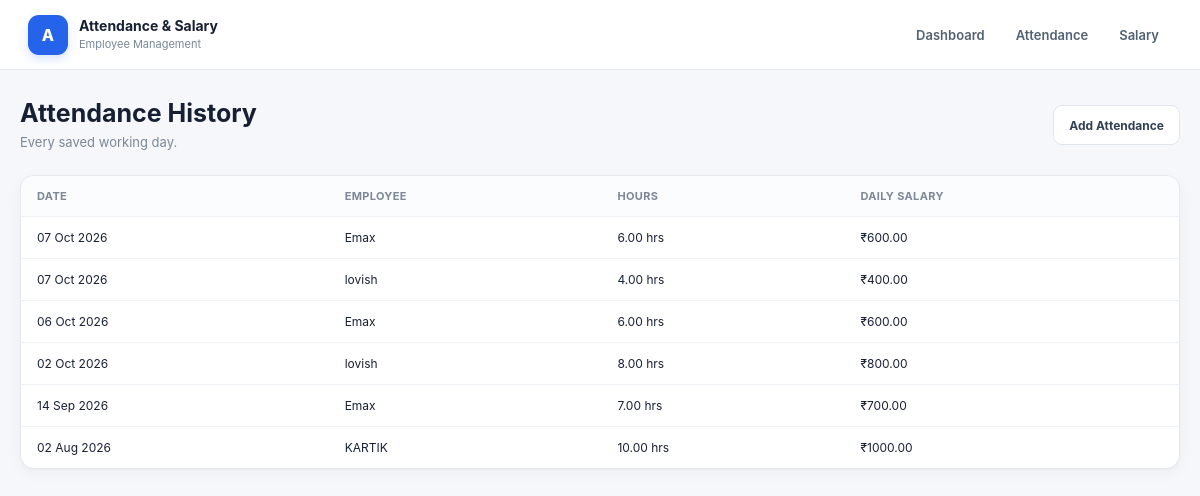
Page /attendance/history/ on the committed database.
### attendance/models.py (models this page shows, shortened)
class Attendance(models.Model):
    PAYMENT_STATUS_CHOICES = [
        ("pending", "Unpaid"),
        ("paid", "Paid"),
    ]
    employee = models.ForeignKey(
        Employee,
        on_delete=models.CASCADE,
        related_name="attendances"
    )
    date = models.DateField()
    hours_worked = models.DecimalField(
        max_digits=5,
        decimal_places=2
    )
    payment_status = models.CharField(
        max_length=10,
        choices=PAYMENT_STATUS_CHOICES,
        default="pending"
    )
    payment_date = models.DateField(
        null=True,
        blank=True
    )
    created_at = models.DateTimeField(
        auto_now_add=True
    )
    class Meta:
        constraints = [
            models.UniqueConstraint(
                fields=["employee", "date"],
                name="unique_employee_attendance_date"
            )
        ]
        ordering = ["-date"]
    @property
    def daily_salary(self):
        return self.hours_worked * self.employee.hourly_rate

class Employee(models.Model):
    STATUS_CHOICES = [
        ("active", "Active"),
        ("inactive", "Inactive"),
    ]
    employee_id = models.CharField(
        max_length=20,
        unique=True
    )
    name = models.CharField(
        max_length=100
    )
    phone = models.CharField(
        max_length=15
    )
    designation = models.CharField(
        max_length=100,
        blank=True
    )
    email = models.EmailField(
        blank=True
    )
    address = models.CharField(
        max_length=255,
        blank=True
    )
    joining_date = models.DateField()
    hourly_rate = models.DecimalField(
        max_digits=10,
        decimal_places=2
    )
    status = models.CharField(
        max_length=10,
        choices=STATUS_CHOICES,
        default="active"
    )
    created_at = models.DateTimeField(
        auto_now_add=True
    )
    updated_at = models.DateTimeField(
        auto_now=True
    )

### attendance/views.py (the view)
def attendance_history(request):
    records = Attendance.objects.select_related(
        "employee"
    ).order_by(
        "-date",
        "employee__name"
    )
    return render(
        request,
        "attendance/attendance_history.html",
        {
            "records": records
        }
    )

### attendance/templates/attendance/attendance_history.html (shortened to what this page needs)
{% extends "attendance/base.html" %}
{% block content %}
<div class="page-heading"><div><h2>Attendance History</h2><p>Every saved working day.</p></div><a class="btn btn-light" href="{% url 'attendance' %}">Add Attendance</a></div>
<div class="card"><div class="table-wrapper"><table class="responsive-table"><thead><tr><th>Date</th><th>Employee</th><th>Hours</th><th>Daily Salary</th></tr></thead><tbody>{% for r in records %}<tr><td data-label="Date">{{ r.date|date:"d M Y" }}</td><td data-label="Employee">{{ r.employee.name }}</td><td data-label="Hours">{{ r.hours_worked }} hrs</td><td data-label="Daily Salary">₹{{ r.daily_salary|floatformat:2 }}</td></tr>{% empty %}<tr class="empty-row"><td colspan="4">No attendance records.</td></tr>{% endfor %}</tbody></table></div></div>
{% endblock %}

### attendance/templates/attendance/base.html (shortened to what this page needs)
{% load static %}
<!doctype html>
<html lang="en">
<head>
<link rel="stylesheet" href="{% static 'attendance/style.css' %}">
</head>
<body>
<header class="topbar">
    <div class="brand">
        <span class="brand-mark">A</span>
        <div class="brand-text">
            <b>Attendance & Salary</b>
            <small>Employee Management</small>
        </div>
    </div>
    <nav class="desktop-nav">
        <a href="{% url 'dashboard' %}">
            Dashboard
        </a>
        <a href="{% url 'attendance' %}">
            Attendance
        </a>
        <a href="{% url 'salary' %}">
            Salary
        </a>
    </nav>
</header>
<main class="container">
    {% block content %}{% endblock %}
</main>
</body>
</html>

### attendance/static/attendance/style.css (style rules this page uses)
* { box-sizing: border-box; }
html { scroll-behavior: smooth; }
body { margin: 0; padding: 0; background: #f5f7fa; color: #172033; font-family: Inter, "Segoe UI", Arial, sans-serif; -webkit-font-smoothing: antialiased; padding-bottom: 0; }
.topbar { height: 70px; background: rgba(255, 255, 255, 0.96); border-bottom: 1px solid #e6eaf0; display: flex; align-items: center; justify-content: space-between; padding: 0 28px; position: sticky; top: 0; z-index: 100; backdrop-filter: blur(12px); }
.brand { display: flex; align-items: center; gap: 11px; min-width: 0; }
.brand-mark { width: 40px; height: 40px; flex-shrink: 0; border-radius: 11px; background: #2563eb; color: #ffffff; display: grid; place-items: center; font-weight: 800; font-size: 16px; box-shadow: 0 4px 10px rgba(37, 99, 235, 0.18); }
.brand-text { min-width: 0; }
.brand b { display: block; font-size: 14px; line-height: 1.2; color: #172033; white-space: nowrap; }
.brand small { display: block; color: #7b8798; font-size: 11px; margin-top: 3px; white-space: nowrap; }
.desktop-nav { display: flex; align-items: center; gap: 5px; }
.desktop-nav a { color: #526174; text-decoration: none; padding: 10px 13px; border-radius: 8px; font-size: 13px; font-weight: 600; transition: background 0.2s ease, color 0.2s ease; }
.container { width: 100%; max-width: 1200px; margin: 0 auto; padding: 28px 20px 50px; }
.page-heading { display: flex; justify-content: space-between; align-items: center; gap: 16px; margin-bottom: 22px; }
.page-heading h2 { margin: 0 0 5px; font-size: 25px; line-height: 1.2; color: #172033; }
.page-heading p { margin: 0; color: #7b8798; font-size: 13px; line-height: 1.5; }
.btn { border: 0; border-radius: 9px; min-height: 40px; padding: 10px 15px; font-weight: 700; font-size: 12px; text-decoration: none; display: inline-flex; align-items: center; justify-content: center; cursor: pointer; transition: transform 0.15s ease, box-shadow 0.15s ease, background 0.15s ease; }
.btn-light { background: #ffffff; color: #334155; border: 1px solid #dfe6ee; }
.card { background: #ffffff; border: 1px solid #e7ebf0; border-radius: 14px; box-shadow: 0 3px 14px rgba(15, 23, 42, 0.035); margin-bottom: 18px; overflow: hidden; }
.table-wrapper { width: 100%; overflow-x: auto; -webkit-overflow-scrolling: touch; }
table { width: 100%; border-collapse: collapse; min-width: 720px; }
th, td { text-align: left; padding: 13px 16px; border-bottom: 1px solid #eef2f6; font-size: 12px; vertical-align: middle; }
th { font-size: 11px; text-transform: uppercase; letter-spacing: 0.03em; color: #7c8798; background: #fbfcfe; font-weight: 700; }
tr:last-child td { border-bottom: 0; }
tbody tr { transition: background 0.15s ease; }
html { color-scheme: light; -webkit-text-size-adjust: 100%; }
.card, .stat-card { border-color: #e5eaf1; box-shadow: 0 1px 2px rgba(15, 23, 42, 0.03), 0 4px 16px rgba(15, 23, 42, 0.04); }

### rows in the picture
Attendance: date "07 Oct 2026", employee.name "Emax", hours_worked "6.00", daily_salary "600.00"
Attendance: date "07 Oct 2026", employee.name "lovish", hours_worked "4.00", daily_salary "400.00"
Attendance: date "06 Oct 2026", employee.name "Emax", hours_worked "6.00", daily_salary "600.00"
Attendance: date "02 Oct 2026", employee.name "lovish", hours_worked "8.00", daily_salary "800.00"
Attendance: date "14 Sep 2026", employee.name "Emax", hours_worked "7.00", daily_salary "700.00"
Attendance: date "02 Aug 2026", employee.name "KARTIK", hours_worked "10.00", daily_salary "1000.00"
